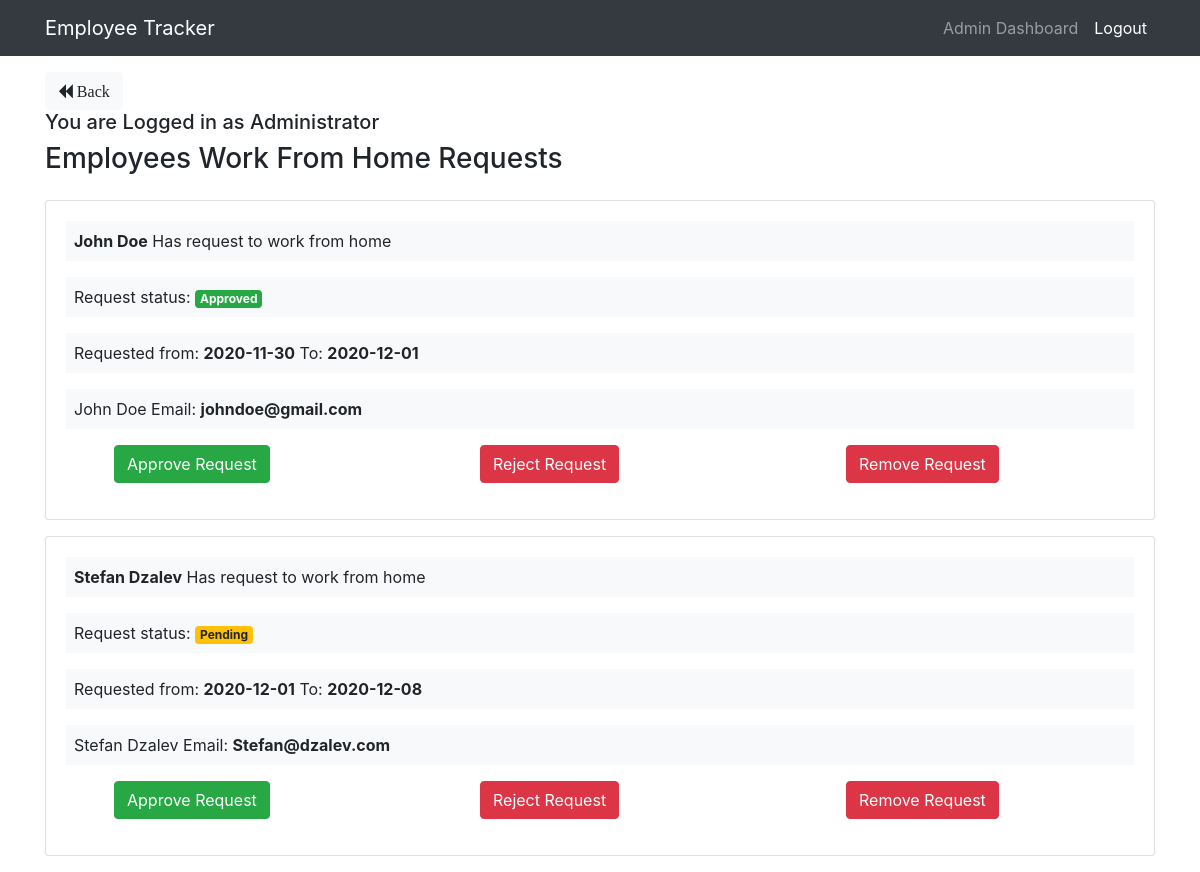
/employees/requests (signed in), run on the app's committed database.
### tables this page shows
CREATE TABLE `request` (
  `id` int(11) NOT NULL,
  `user_id` int(11) NOT NULL,
  `request_from` varchar(50) NOT NULL,
  `request_to` varchar(50) NOT NULL,
  `status` varchar(50) DEFAULT NULL,
  `created_at` datetime NOT NULL DEFAULT current_timestamp()
);

CREATE TABLE `users` (
  `id` int(11) NOT NULL,
  `name` varchar(255) NOT NULL,
  `email` varchar(255) NOT NULL,
  `password` varchar(255) NOT NULL,
  `user_type` int(11) NOT NULL COMMENT '1- admin 0-employee',
  `created_at` datetime NOT NULL DEFAULT current_timestamp()
);

### app/controllers/Employees.php (called while the page is built, shortened)
<?php
class Employees extends Controller
{
    public function __construct()
    {
        $this->requestModel  = $this->model('Request');
    }
    public function requests(){
        $requests = $this->requestModel->getRequests();
        $data = [
            'requests' => $requests
        ];
        $this->view('employees/requests', $data);
    }
}

### app/libraries/Core.php (called while the page is built, shortened)
<?php
class Core {
    protected $currentMethod = 'index';
    public function __construct(){
        $url = $this->getUrl();
        if(file_exists('../app/controllers/' . ucwords($url[0]). '.php')){
            unset($url[0]);
        }
        $this->currentController = new $this->currentController;
        if(isset($url[1])){
            if(method_exists($this->currentController, $url[1])){
                $this->currentMethod = $url[1];
                unset($url[1]);
            }
        }
        $this->params = $url ? array_values($url) : [];
        call_user_func_array([$this->currentController, $this->currentMethod], $this->params);
    }
    public function getUrl(){
        if(isset($_GET['url'])){
            $url = rtrim($_GET['url'], '/');
            $url = filter_var($url, FILTER_SANITIZE_URL);
            $url = explode('/', $url);
            return $url;
        }
    }
}

### public/index.php (called while the page is built, shortened)
<?php
$init = new Core;

### app/libraries/Database.php (called while the page is built, shortened)
<?php
class Database {
    private $host = DB_HOST;
    private $user = DB_USER;
    private $pass = DB_PASS;
    private $dbname = DB_NAME;
    private $dbh;
    private $stmt;
    public function __construct(){
        $dsn = 'mysql:host=' . $this->host . ';dbname=' . $this->dbname;
        $options = array(
            PDO::ATTR_PERSISTENT => true,
            PDO::ATTR_ERRMODE => PDO::ERRMODE_EXCEPTION
        );
        try{
            $this->dbh = new PDO($dsn, $this->user, $this->pass, $options);
        } catch(PDOException $e){
            $this->error = $e->getMessage();
            echo $this->error;
        }
    }
    public function query($sql){
        $this->stmt = $this->dbh->prepare($sql);
    }
    public function execute(){
        return $this->stmt->execute();
    }
    public function resultSet(){
        $this->execute();
        return $this->stmt->fetchAll(PDO::FETCH_OBJ);
    }
}

### app/models/Request.php (called while the page is built, shortened)
<?php
class Request {
    private $db;
    public function __construct()
    {
        $this->db = new Database;
    }
    public function getRequests()
    {
        $this->db->query('SELECT * ,
                                    request.id as requestId,
                                    users.id as userId,
                                    request.created_at as requestCreated,
                                    users.created_at as userCreated
                                FROM request
                                INNER JOIN users
                                ON request.user_id = users.id
                                ORDER BY request.created_at ASC
                                ');
        $results = $this->db->resultSet();
        return $results;
    }
}

### app/views/employees/requests.php (the view, shortened to what this page needs)
<?php require APPROOT . '/views/inc/header.php'; ?>
<a href="<?php echo URLROOT; ?>/employees" class="btn btn-light"> <i class="fa fa-backward"> Back</i></a>
<div class="row mb-3">
    <div class="col-md-6">
        <h5>You are Logged in as Administrator</h5>
        <h3>Employees Work From Home Requests</h3>
    </div>
</div>
<?php foreach ($data['requests'] as $request) : ?>
    <div class="card card-body mb-3">
        <div class="bg-light p-2 mb-3">
            <span><b><?php echo $request->name; ?></b> Has request to work from home</span>
        </div>
        <div class="bg-light p-2 mb-3">
            Request status: <span class="badge  <?php
            if ($request->status === 'Approved'){
                echo 'badge-success';
            }elseif($request->status === 'Rejected'){
                echo 'badge-danger';
            }else{
                echo 'badge-warning';
            }
            ?>"><?php echo $request->status; ?></span>
        </div>
        <div class="bg-light p-2 mb-3">
            Requested from: <b><?php echo $request->request_from; ?></b> To: <b><?php echo $request->request_to; ?></b>
        </div>
        <div class="bg-light p-2 mb-3">
            <?php echo $request->name; ?> Email: <b> <?php echo $request->email; ?></b>
        </div>
        <div class="row mb-3">
            <div class="col-md-4">
                <form class=" ml-5"
                      action="<?php echo URLROOT; ?>/employees/approveRequest/<?php echo $request->requestId; ?>"
                      method="post">
                    <input type="submit" value="Approve Request" class="btn btn-success">
                </form>
            </div>
            <div class="col-md-4">
                <form class="    ml-5"
                      action="<?php echo URLROOT; ?>/employees/rejectRequest/<?php echo $request->requestId; ?> ?>"
                      method="post">
                    <input type="submit" value="Reject Request" class="btn btn-danger">
                </form>
            </div>
            <div class="col-md-4">
                <form class=" ml-5"
                      action="<?php echo URLROOT; ?>/employees/removeRequest/<?php echo $request->requestId; ?>"
                      method="post">
                    <input type="submit" value="Remove Request" class="btn btn-danger">
                </form>
            </div>
        </div>
    </div>
<?php endforeach; ?>
<?php require APPROOT . '/views/inc/footer.php'; ?>

### app/libraries/Controller.php (shortened to what this page needs)
<?php
class Controller {
    public function view($view, $data = []){
        if (file_exists('../app/views/' . $view . '.php')){
            require_once '../app/views/' . $view . '.php';
        }else{
            die('view not found');
        }
    }
}

### app/views/inc/header.php (shortened to what this page needs)
<!doctype html>
<html lang="en">
<head>
    <link rel="stylesheet" href="https://cdn.jsdelivr.net/npm/bootstrap@4.5.3/dist/css/bootstrap.min.css">
    <link rel="stylesheet" href="https://stackpath.bootstrapcdn.com/font-awesome/4.7.0/css/font-awesome.min.css">
    <link rel="stylesheet" href="<?php echo URLROOT; ?>/css/style.css">
</head>
<body>
<?php require APPROOT . '/views/inc/navbar.php'?>
<div class="container">

### app/views/inc/navbar.php (shortened to what this page needs)
<nav class="navbar navbar-expand-lg navbar-dark bg-dark mb-3">
    <div class="container">
        <a class="navbar-brand" href="<?php echo URLROOT; ?>"><?php echo SITENAME; ?></a>
        <div class="collapse navbar-collapse" id="navbarsExampleDefault">
            <ul class="navbar-nav ml-auto">
                <?php if (isset($_SESSION['user_id'])) : ?>
                    <?php if ($_SESSION['user_type']) : ?>
                        <a class="nav-link" href="<?php echo URLROOT; ?>/employees">Admin Dashboard</a>
                    <?php else : ?>
                        <a class="nav-link" href="<?php echo URLROOT; ?>/employees"><?php echo $_SESSION['user_name'] ?></a>
                    <?php endif; ?>
                    <li class="nav-item active">
                        <a class="nav-link" href="<?php echo URLROOT; ?>/users/logout">Logout</a>
                    </li>
                <?php endif; ?>
            </ul>
        </div>
    </div>
</nav>

### app/views/inc/footer.php (shortened to what this page needs)
</div>
</body>
</html>

### data on the page
request: user.name "John Doe", status "Approved", request_from "2020-11-30", request_to "2020-12-01", user.email "johndoe@gmail.com"
request: user.name "Stefan Dzalev", status "Pending", request_from "2020-12-01", request_to "2020-12-08", user.email "Stefan@dzalev.com"

### other printed values
SITENAME "Employee Tracker"
